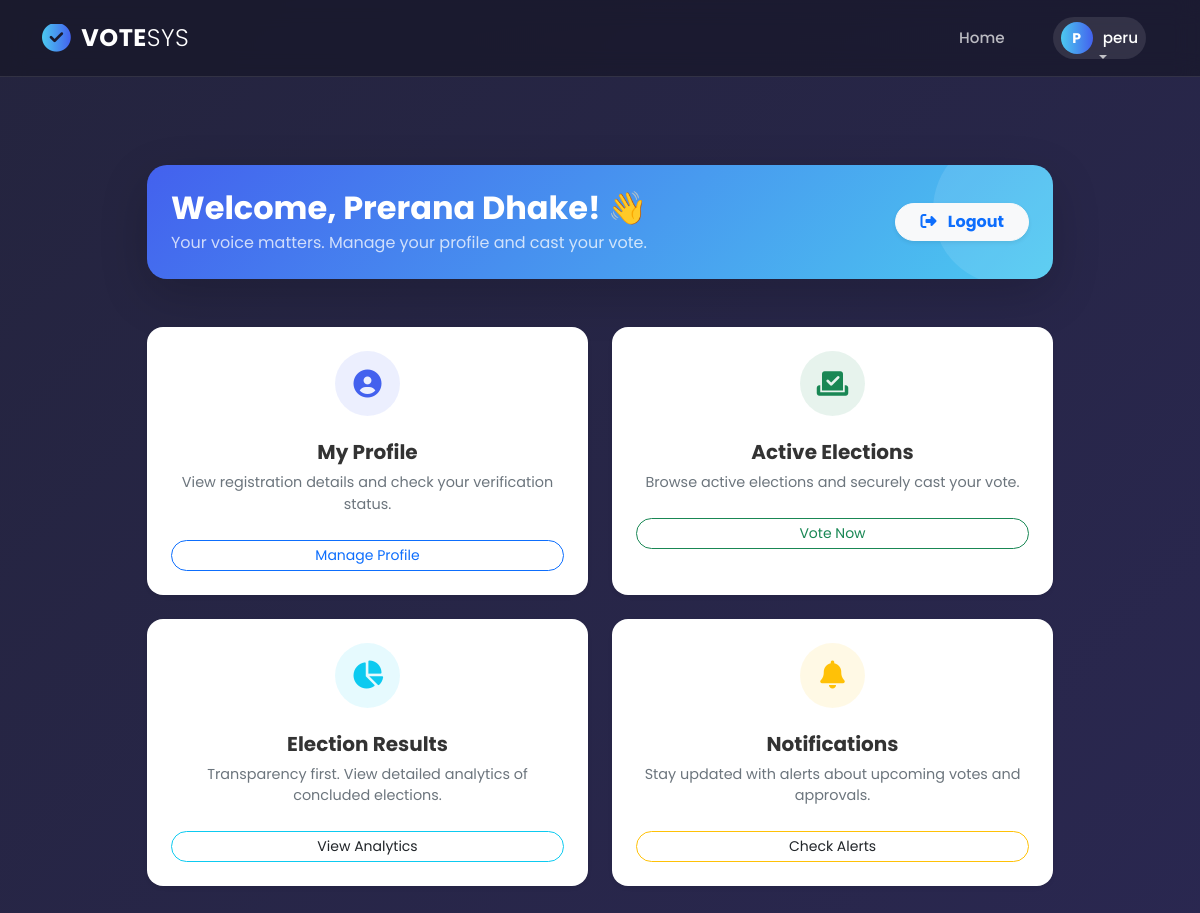
Page /users/voter-dashboard/ (signed in) on the committed database.
### users/models.py (models this page shows, shortened)
class CustomUser(AbstractBaseUser, PermissionsMixin):
    ROLE_CHOICES = [
        ("admin", "Admin"),
        ("voter", "Voter"),
        ("candidate", "Candidate"),
    ]
    user_id = models.AutoField(primary_key=True)
    username = models.CharField(max_length=150, unique=True)
    full_name = models.CharField(max_length=255, blank=True, null=True)
    email = models.EmailField(unique=True)
    role = models.CharField(max_length=20, choices=ROLE_CHOICES, default="voter")
    is_admin_approved = models.BooleanField(default=False)
    is_active = models.BooleanField(default=True)
    is_staff = models.BooleanField(default=False)
    created_at = models.DateTimeField(auto_now_add=True)
    objects = CustomUserManager()
    USERNAME_FIELD = "username"
    REQUIRED_FIELDS = ["email"]

### users/views.py (the view)
# urls.py: path('voter-dashboard/', views.voter_dashboard, name='voter_dashboard'),
def voter_dashboard(request):
    return render(request, "dashboards/voter_dashboard.html")

### users/templates/dashboards/voter_dashboard.html (shortened to what this page needs)
{% extends 'base.html' %}
{% load static %}
{% block content %}
<link rel="stylesheet" href="https://cdnjs.cloudflare.com/ajax/libs/font-awesome/6.4.0/css/all.min.css">
<div class="container py-5">
    {% if user.is_authenticated %}
    <div class="row justify-content-center">
        <div class="col-lg-10">
            <div class="card welcome-banner border-0 shadow-lg mb-5 text-white p-4">
                <div class="d-flex align-items-center justify-content-between position-relative z-1 flex-wrap gap-3">
                    <div>
                        <h2 class="fw-bold mb-1">Welcome, {{ user.full_name|default:user.username }}! 👋</h2>
                        <p class="mb-0 opacity-75">Your voice matters. Manage your profile and cast your vote.</p>
                    </div>
                    <div>
                        <a href="{% url 'logout' %}" class="btn btn-light rounded-pill px-4 text-primary fw-bold shadow-sm">
                            <i class="fas fa-sign-out-alt me-2"></i> Logout
                        </a>
                    </div>
                </div>
            </div>
            <div class="row g-4">
                <div class="col-md-6">
                    <a href="{% url 'voter_profile' %}" class="text-decoration-none">
                        <div class="card action-card shadow-sm p-4 text-center">
                            <div class="icon-circle icon-primary mx-auto">
                                <i class="fas fa-user-circle"></i>
                            </div>
                            <h5 class="card-title">My Profile</h5>
                            <p class="card-text">View registration details and check your verification status.</p>
                            <span class="btn btn-outline-primary rounded-pill btn-sm px-4 mt-2">Manage Profile</span>
                        </div>
                    </a>
                </div>
                <div class="col-md-6">
                    <a href="{% url 'voter_elections_list' %}" class="text-decoration-none">
                        <div class="card action-card shadow-sm p-4 text-center">
                            <div class="icon-circle icon-success mx-auto">
                                <i class="fas fa-vote-yea"></i>
                            </div>
                            <h5 class="card-title">Active Elections</h5>
                            <p class="card-text">Browse active elections and securely cast your vote.</p>
                            <span class="btn btn-outline-success rounded-pill btn-sm px-4 mt-2">Vote Now</span>
                        </div>
                    </a>
                </div>
                <div class="col-md-6">
                    <a href="{% url 'voter_view_results' %}" class="text-decoration-none">
                        <div class="card action-card shadow-sm p-4 text-center">
                            <div class="icon-circle icon-info mx-auto">
                                <i class="fas fa-chart-pie"></i>
                            </div>
                            <h5 class="card-title">Election Results</h5>
                            <p class="card-text">Transparency first. View detailed analytics of concluded elections.</p>
                            <span class="btn btn-outline-info text-dark rounded-pill btn-sm px-4 mt-2">View Analytics</span>
                        </div>
                    </a>
                </div>
                <div class="col-md-6">
                    <a href="{% url 'voter_notifications' %}" class="text-decoration-none">
                        <div class="card action-card shadow-sm p-4 text-center">
                            <div class="icon-circle icon-warning mx-auto">
                                <i class="fas fa-bell"></i>
                            </div>
                            <h5 class="card-title">Notifications</h5>
                            <p class="card-text">Stay updated with alerts about upcoming votes and approvals.</p>
                            <span class="btn btn-outline-warning text-dark rounded-pill btn-sm px-4 mt-2">Check Alerts</span>
                        </div>
                    </a>
                </div>
            </div>
        </div>
    </div>
    {% endif %}
</div>
{% endblock %}

### users/templates/base.html (shortened to what this page needs)
{% load static %}
<!DOCTYPE html>
<html lang="en">
<head>
    <link rel="stylesheet" href="https://cdnjs.cloudflare.com/ajax/libs/font-awesome/6.4.0/css/all.min.css">
    <link href="https://cdn.jsdelivr.net/npm/bootstrap@5.3.0/dist/css/bootstrap.min.css" rel="stylesheet">
</head>
<body>
    <nav class="navbar navbar-expand-lg glass-navbar">
        <div class="container">
            <a class="navbar-brand" href="{% url 'users_home' %}">
                <i class="fas fa-check-circle"></i> VOTE<span style="font-weight: 300;">SYS</span>
            </a>
            <div class="collapse navbar-collapse" id="navbarContent">
                <ul class="navbar-nav ms-auto align-items-center">
                    <li class="nav-item">
                        <a class="nav-link" href="{% url 'users_home' %}">Home</a>
                    </li>
                    {% if user.is_authenticated %}
                        <li class="nav-item dropdown ms-lg-3">
                            <a class="nav-link dropdown-toggle user-pill" href="#" id="userDropdown" role="button" data-bs-toggle="dropdown" aria-expanded="false">
                                <div class="user-avatar">
                                    {{ user.username|slice:":1"|upper }}
                                </div>
                                <span class="text-white">{{ user.username }}</span>
                            </a>
                        </li>
                    {% endif %}
                </ul>
            </div>
        </div>
    </nav>
    <div class="container mt-3 main-content">
        {% block content %}{% endblock %}
    </div>
</body>
</html>

### users/templates/base.html (style rules this page uses)
:root { --primary-grad: linear-gradient(90deg, #4cc9f0, #4361ee); --glass-bg: rgba(20, 20, 35, 0.6); --glass-border: 1px solid rgba(255, 255, 255, 0.1); --text-color: #ffffff; --text-muted: rgba(255, 255, 255, 0.7); }
body { font-family: 'Poppins', sans-serif; background: linear-gradient(-45deg, #0f0c29, #302b63, #24243e); background-size: 400% 400%; animation: gradientBG 15s ease infinite; min-height: 100vh; color: var(--text-color); display: flex; flex-direction: column; }
.glass-navbar { background: var(--glass-bg); backdrop-filter: blur(12px); -webkit-backdrop-filter: blur(12px); border-bottom: var(--glass-border); padding: 15px 0; position: sticky; top: 0; z-index: 1000; transition: all 0.3s ease; }
.navbar-brand { font-weight: 700; font-size: 1.5rem; color: #fff !important; letter-spacing: 0.5px; display: flex; align-items: center; }
.navbar-brand i { background: var(--primary-grad); -webkit-background-clip: text; -webkit-text-fill-color: transparent; font-size: 1.8rem; margin-right: 10px; }
.nav-link { color: var(--text-muted) !important; font-weight: 500; font-size: 0.95rem; margin: 0 12px; position: relative; transition: 0.3s; }
.nav-link::after { content: ''; position: absolute; width: 0; height: 2px; bottom: 0; left: 50%; background: var(--primary-grad); transition: all 0.3s ease-in-out; transform: translateX(-50%); }
.user-pill { display: flex; align-items: center; background: rgba(255,255,255,0.1); padding: 5px 15px 5px 5px; border-radius: 30px; transition: 0.3s; }
.user-avatar { width: 32px; height: 32px; background: var(--primary-grad); border-radius: 50%; display: flex; align-items: center; justify-content: center; margin-right: 10px; font-size: 14px; color: white; font-weight: bold; }
.main-content { flex: 1; padding-bottom: 50px; }

### users/templates/dashboards/voter_dashboard.html (style rules this page uses)
.welcome-banner { background: linear-gradient(135deg, #4361ee 0%, #4cc9f0 100%); border-radius: 20px; position: relative; overflow: hidden; }
.action-card { border: none; border-radius: 16px; transition: all 0.3s ease; background: #fff; height: 100%; overflow: hidden; }
.icon-circle { width: 65px; height: 65px; border-radius: 50%; display: flex; align-items: center; justify-content: center; font-size: 1.75rem; margin-bottom: 1.5rem; }
.icon-primary { background: rgba(67, 97, 238, 0.1); color: #4361ee; }
.icon-success { background: rgba(25, 135, 84, 0.1); color: #198754; }
.icon-info { background: rgba(13, 202, 240, 0.1); color: #0dcaf0; }
.icon-warning { background: rgba(255, 193, 7, 0.1); color: #ffc107; }
.card-title { font-weight: 700; color: #333; }
.card-text { font-size: 0.9rem; color: #6c757d; }

### rows in the picture
CustomUser: username "P", username "peru", full_name "Prerana Dhake"
